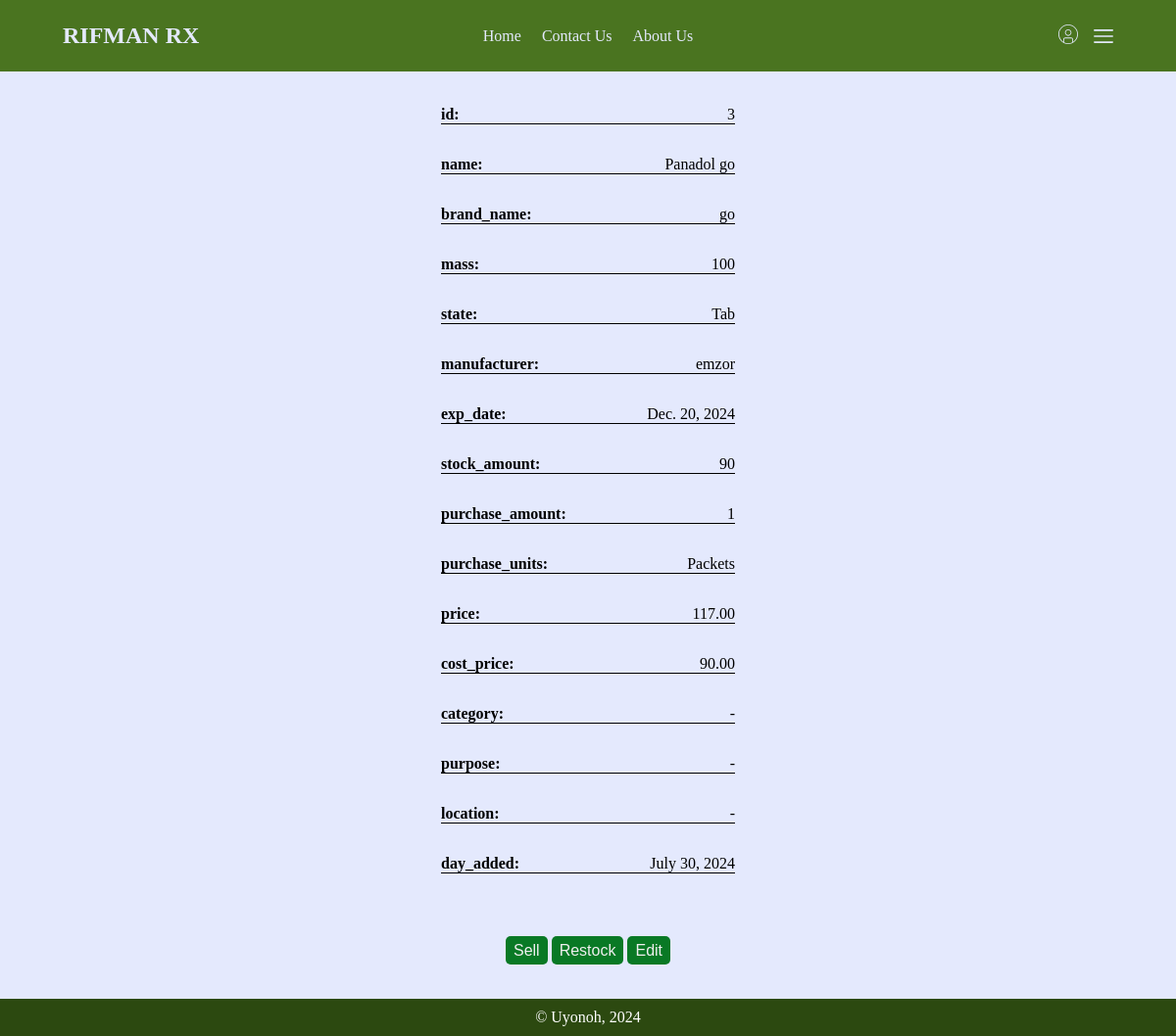
Screenshot of /drugs/view/3 with the database file from the repository.
### drugs/models.py (models this page shows, shortened)
class Drug(models.Model):
    name = models.CharField(max_length=30)
    brand_name = models.CharField(max_length=30)
    mass = models.CharField(max_length=10)
    state = models.CharField(max_length=10, choices=state_choices, default="Tablet")
    manufacturer = models.CharField(max_length=30)
    exp_date = models.DateField("Expiery Date")
    stock_amount = models.IntegerField(null=True)
    purchase_amount = models.IntegerField()
    purchase_units = models.CharField(max_length=30, choices=unit_choices, default="Unit")
    price = models.DecimalField(max_digits=10, decimal_places=2)
    cost_price = models.DecimalField(max_digits=10, decimal_places=2)
    category = models.CharField(max_length=30)
    purpose = models.CharField(max_length=30)
    location = models.CharField(max_length=30)
    day_added = models.DateField(null=False, default=str(tz.now().date()))
    @property
    def Tablet(self) -> models.Model:
        """ Gets the tablet assossiated with the drug

        There should only be one"""
        if self.state == "Tab":
            return self.tablet_set.all()[0]
        return False

### drugs/views.py (the view)
# urls.py: path("view/<int:pk>", view_drug, name="view-drug"),
def view_drug(request, pk):
    drug = Drug.objects.filter(pk=pk).values()[0] # A dict
    return render(request, "drugs/view-drug.html", {"drug": drug})

### drugs/templates/drugs/view-drug.html (shortened to what this page needs)
{% extends "main/base.html" %}
{% load static %}
{% block styles %}
<link rel="stylesheet" href="{% static 'main/css/forms.css' %}">
<link rel="stylesheet" href="{% static 'main/css/tables.css' %}">
{% endblock %}
{% block content %}
<section class="container flex-col">
    <div class="drug flex-col" id="{{drug.id}}">
        {% for label, value in drug.items %}
        <div class="item flex">
            <div class="label">
                <b>{{label}}:</b>
            </div>
            <div class="value">
                {{value}}
            </div>
        </div>
        {% endfor %}
        <div class="submit">
            <button class="submit sell round pointer" type="button">Sell</button>
            <button class="submit restock round pointer" type="button">Restock</button>
            <button class="submit edit round pointer" type="button">Edit</button>
        </div>
    </div>
</section>
{% endblock %}

### main/static/main/css/styles.css (style rules this page uses)
body { padding: 0; margin: 0; min-height: 100vh; background-color: #e4e9fd; display: flex; flex-direction: column; align-items: normal; justify-content: space-between; }
.container { padding: .2rem 4rem; }
.flex { display: flex; align-items: center; justify-content: space-between; gap: 1rem; }
.flex-col { display: flex; flex-direction: column; align-items: center; justify-content: center; gap: 2rem; }
button.round { background-color: #097925; color: #efefef; font-size: 1rem; width: fit-content; border-color: transparent; border-radius: 5px; grid-column: span2; margin-top: 2rem; padding-top: .2rem; padding-bottom: .2rem; }

### main/static/main/css/forms.css (style rules this page uses)
.item { display: inline-flex; gap: 1rem; }

### drugs/templates/drugs/view-drug.html (style rules this page uses)
.drug { padding: 2rem; }

### rows the page displays
Drug: drug "Panadol go" "go" "100" "Tab" "emzor" "Dec. 20, 2024" "Packets" "117.00" "90.00" "July 30, 2024"

### other values shown
{{ label }} "id" "name" "brand_name" "mass" "state" "manufacturer" "exp_date" "stock_amount" "purchase_amount" "purchase_units" "price" "cost_price" "category" "purpose" "location" "day_added"
{{ value }} "3" "90" "1" "-" "-" "-"
